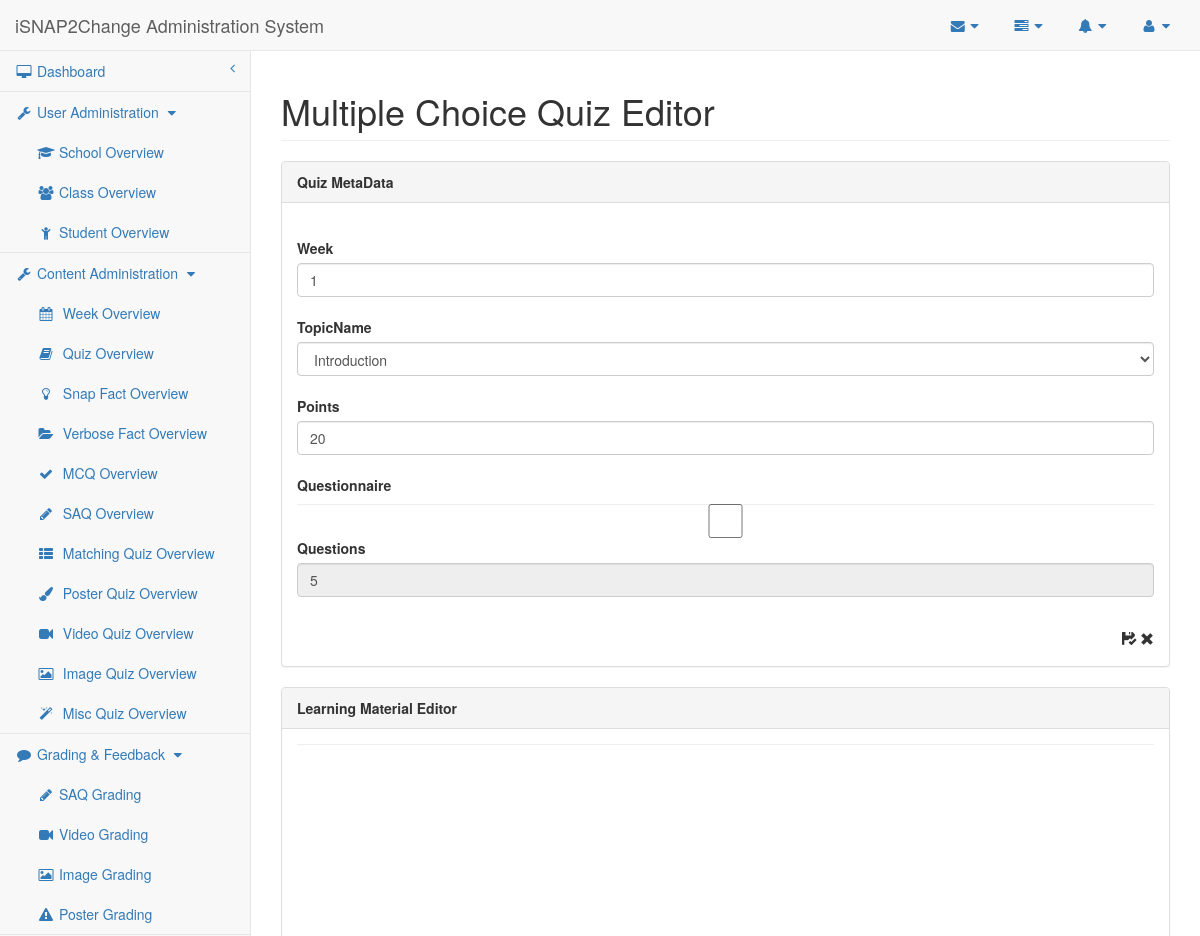
The page /researcher/mcq-editor.php?quizID=2 (upper part) on the database as committed earlier.
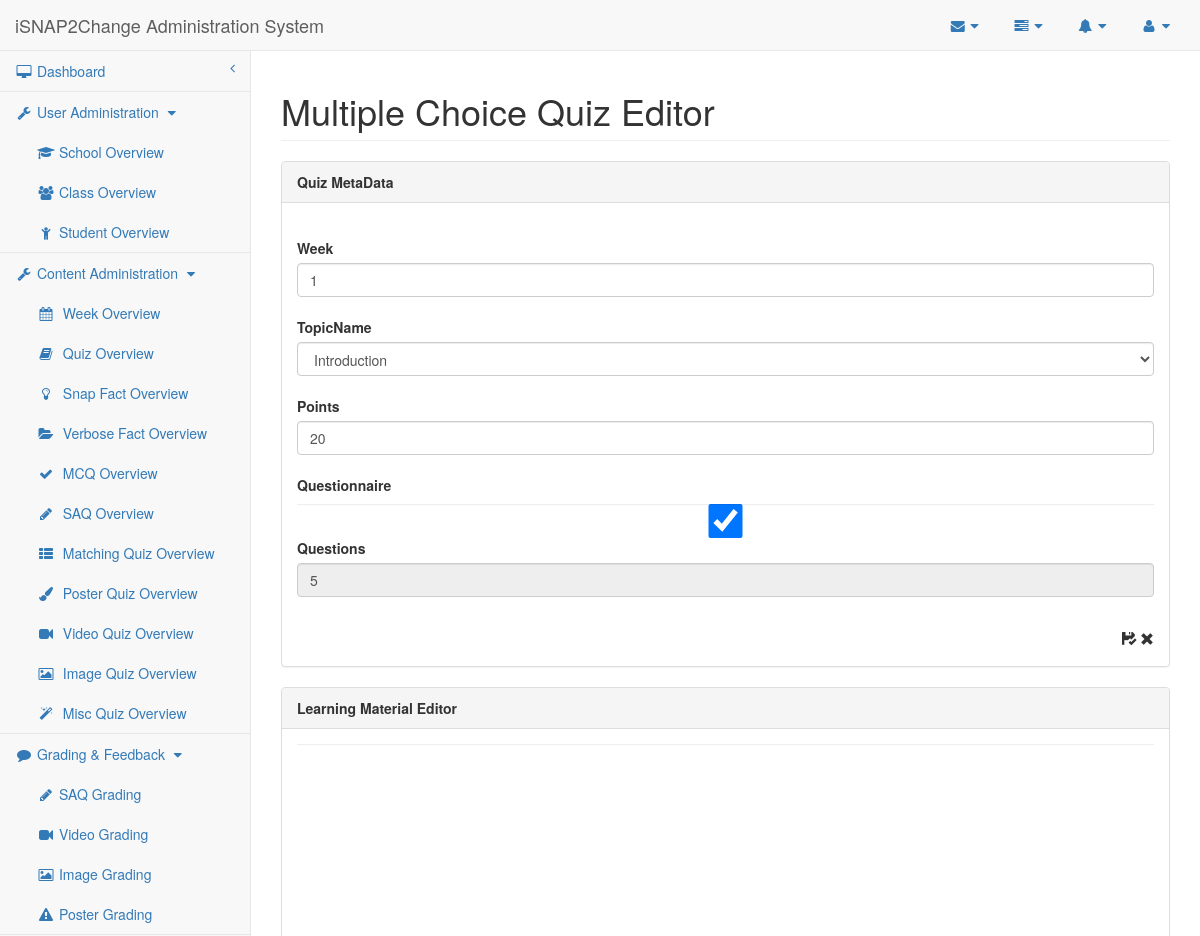
The same page on the database as committed later.
### tables this page shows
CREATE TABLE IF NOT EXISTS `MCQ_Section` (
    QuizID MEDIUMINT,
    Points MEDIUMINT DEFAULT 0,
    Questionnaire BOOLEAN DEFAULT 0,
    CONSTRAINT MCQ_Section_QuizID_PK PRIMARY KEY (QuizID),
    CONSTRAINT MCQ_Section_QuizID_FK FOREIGN KEY (QuizID)
        REFERENCES Quiz (QuizID)
        ON DELETE CASCADE ON UPDATE CASCADE
);

### mysql-lib.php (called while the page is built, shortened)
<?php
function getTopics(PDO $conn)
{
    return getRecords($conn, "Topic");
}
function getMCQQuiz(PDO $conn, $quizID)
{
    $quizSql = "SELECT *, COUNT(MCQID) AS Questions
                   FROM Quiz NATURAL JOIN Topic NATURAL JOIN MCQ_Section LEFT JOIN MCQ_Question USING (QuizID) WHERE QuizID = ? GROUP BY QuizID";
    $quizQuery = $conn->prepare($quizSql);
    $quizQuery->execute(array($quizID));
    $quizResult = $quizQuery->fetch(PDO::FETCH_OBJ);
    return $quizResult;
}
function getRecords(PDO $conn, $tableName, array $joinTables = null)
{
    $tableSql = "SELECT * FROM " . $tableName;
    $tableQuery = $conn->prepare($tableSql);
    $tableQuery->execute();
    $tableResult = $tableQuery->fetchAll(PDO::FETCH_OBJ);
    return $tableResult;
}
?>

### researcher/mcq-editor.php (the view, shortened to what this page needs)
<?php
require_once("../mysql-lib.php");
require_once("researcher-lib.php");
try {
    $conn = db_connect();
} catch (Exception $e) {
    debug_err($pageName, $e);
}
try {
    if (isset($_GET['quizID'])) {
        $quizID = $_GET['quizID'];
        $quizResult = getMCQQuiz($conn, $quizID);
        $topicResult = getTopics($conn);
        $phpSelf = $pageName . '.php?quizID=' . $quizID;
    }
} catch (Exception $e) {
    debug_err($pageName, $e);
}
?>
<!DOCTYPE html>
<html lang="en">
<?php require_once('header-lib.php'); ?>
<body>
<div id="wrapper">
    <?php require_once('navigation.php'); ?>
    <div id="page-wrapper">
        <div class="row">
            <div class="col-lg-12">
                <h1 class="page-header">Multiple Choice Quiz Editor</h1>
            </div>
        </div>
        <div class="row">
            <div class="col-lg-12">
                <div class="panel panel-default">
                    <div class="panel-heading">
                        Quiz MetaData
                    </div>
                    <div class="panel-body">
                        <form id="metadata-submission" method="post" action="<?php echo $phpSelf; ?>">
                            <br>
                            <label for="Week">Week</label>
                            <input type="text" class="form-control" id="Week" name="week"
                                   placeholder="Input Week Number" value="<?php echo $quizResult->Week; ?>">
                            <br>
                            <label for='TopicName'>TopicName</label>
                            <select class="form-control" id="TopicName" form="metadata-submission" name="topicName"
                                    required>
                                <?php for ($j = 0; $j < count($topicResult); $j++) { ?>
                                    <option
                                        value='<?php echo $topicResult[$j]->TopicName ?>' <?php if ($topicResult[$j]->TopicName == $quizResult->TopicName) echo 'selected' ?> ><?php echo $topicResult[$j]->TopicName ?></option>
                                <?php } ?>
                            </select>
                            <br>
                            <label for="Points">Points</label>
                            <input type="text" class="form-control" id="Points" name="points" placeholder="Input Points"
                                   value="<?php echo $quizResult->Points; ?>" required>
                            <br>
                            <label for="Questionnaire">Questionnaire</label>
                            <input type="checkbox" class="form-control" id="Questionnaire" name="questionnaire"
                                   value="1" <?php if ($quizResult->Questionnaire != 0) echo 'checked'; ?>>
                            <label for="Questions">Questions</label>
                            <input type="text" class="form-control" id="Questions" name="questions"
                                   value="<?php echo $quizResult->Questions; ?>" disabled>
                            <br>
                        </form>
                        <span class="glyphicon glyphicon-remove pull-right" id="metadata-remove"
                              aria-hidden="true"></span><span class="pull-right" aria-hidden="true">&nbsp;</span><span
                            class="glyphicon glyphicon-floppy-saved pull-right" id="metadata-save"
                            aria-hidden="true"></span>
                    </div>
                </div>
                <?php require_once('learning-material-editor-iframe.php'); ?>
            </div>
        </div>
    </div>
</div>
<?php require_once('sb-admin-lib.php'); ?>
</body>
</html>

Rows that differ between the two databases and show on the page:
changed mcq_section: Questionnaire "☐" → "☑"
